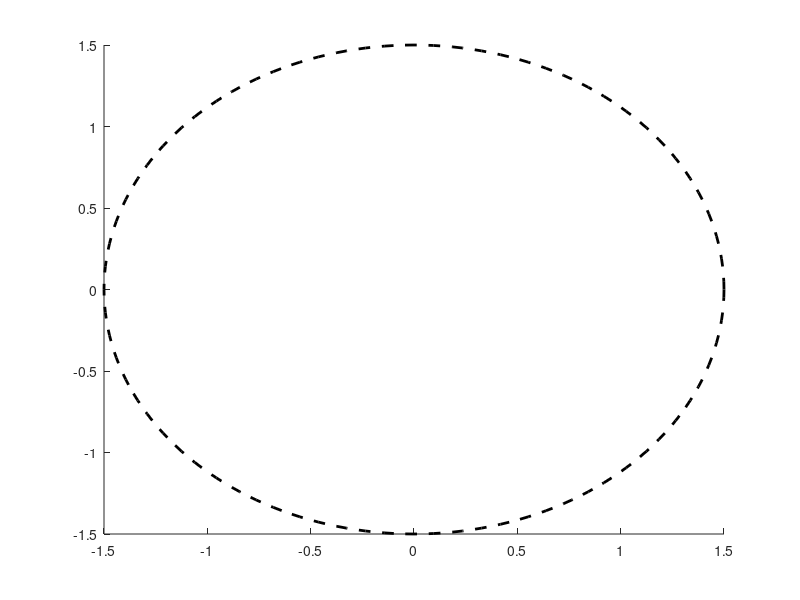

MATLAB code for this plot: (Note: this script raises an error after producing the figure.)
%%
clear,clc,close all

A=figure;
hold on

r_0=1.5;
ang= [0:pi/100:2*pi]';
xcircle=r_0.*cos(ang); 
ycircle=r_0.*sin(ang);

x_goal=0;
y_goal=0;
z_goal=0;

X_OFFSET=0.01;
Y_OFFSET=0.01;
Z_OFFSET=-0.093;
 
plot(xcircle,ycircle,'k--','linewidth',2.0) 

Q1=createQuadrotor_GimbalLaser(0,0,0,0,0,0,0,0,[49 79 79]/255);
% Q1=createQuadrotor_GimbalLaser(0,0,0.5,pi/9,pi/9,pi/9,pi/2,pi/2,[49 79 79]/255);
axis equal, grid on
set(gcf,'windowstyle','docked')
%%
robotPosition=[1.0 0.0 1.093 0 0 0]';
% anglesGimbal= [pi/2 pi/2]';
anglesGimbal= [0 0]';

R=setQuadrotor_GimbalLaser(Q1,robotPosition(1,1),robotPosition(2,1),robotPosition(3,1),robotPosition(4,1),robotPosition(5,1),robotPosition(6,1),anglesGimbal(1,1),anglesGimbal(2,1));

relVect=R(1:3,1:3)*[X_OFFSET;Y_OFFSET;Z_OFFSET];

v_rel=[x_goal - robotPosition(1,1) - relVect(1,1), y_goal - robotPosition(2,1)- relVect(2,1), z_goal- robotPosition(3,1)- relVect(3,1)]'
q_v_rel=quiver3(robotPosition(1,1)+ relVect(1,1),robotPosition(2,1)+ relVect(2,1),robotPosition(3,1)+ relVect(3,1),v_rel(1,1),v_rel(2,1),v_rel(3,1),'b');

% v_rel with respect to robot position minus the offset
v_rel_ON_robot= R(1:3,1:3)'*v_rel

% v_rel with respect to end effector orientation
     Rzee=[cos(3*pi/4 )   sin(3*pi/4 )   0;
         -sin(3*pi/4 )    cos(3*pi/4 )   0;
           0        0   1];
     Rxee=[    1    0       0;
           0  cos(pi) -sin(pi);
           0  sin(pi)  cos(pi)];

v_rel_End_Effector= (Rxee*Rzee*(R(1:3,1:3)'))*v_rel
axis([-2 2 -2 2 -0.05 1.3])
%%
anglesGimbal= [(pi/2)- atan2(v_rel_End_Effector(2),v_rel_End_Effector(1)) -(pi/2-atan2(v_rel_End_Effector(3),norm(v_rel_End_Effector(1:2))))]';
anglesGimbal*180/pi
Rp=setQuadrotor_GimbalLaser(Q1,robotPosition(1,1),robotPosition(2,1),robotPosition(3,1),robotPosition(4,1),robotPosition(5,1),robotPosition(6,1),anglesGimbal(1,1),anglesGimbal(2,1));

axis([-2 2 -2 2 -0.05 1.3])

